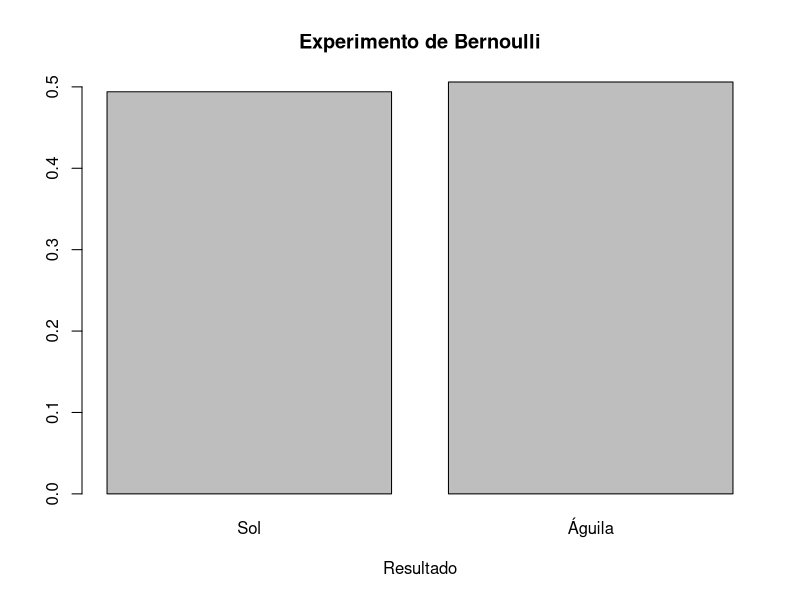
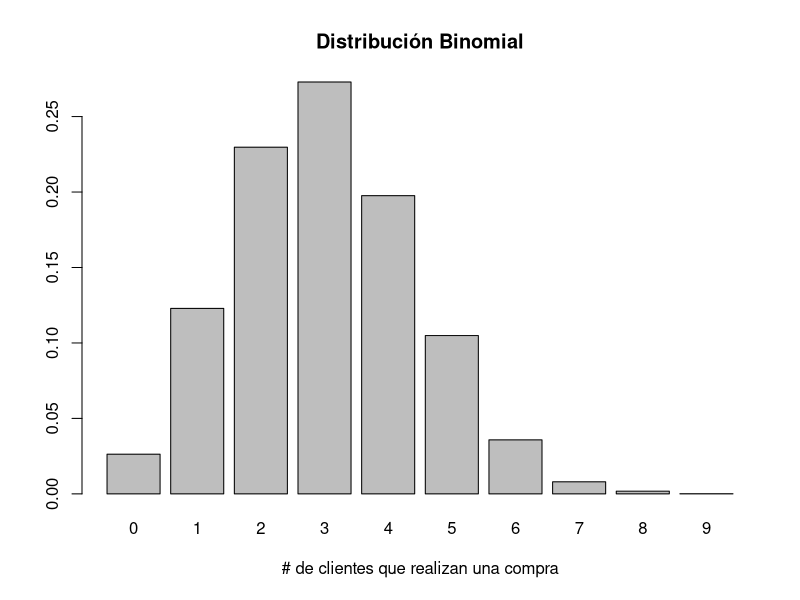
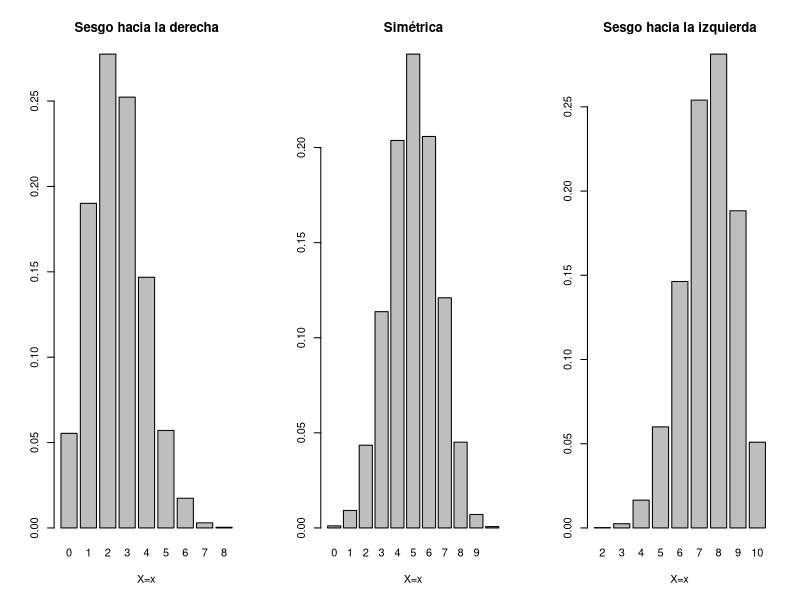
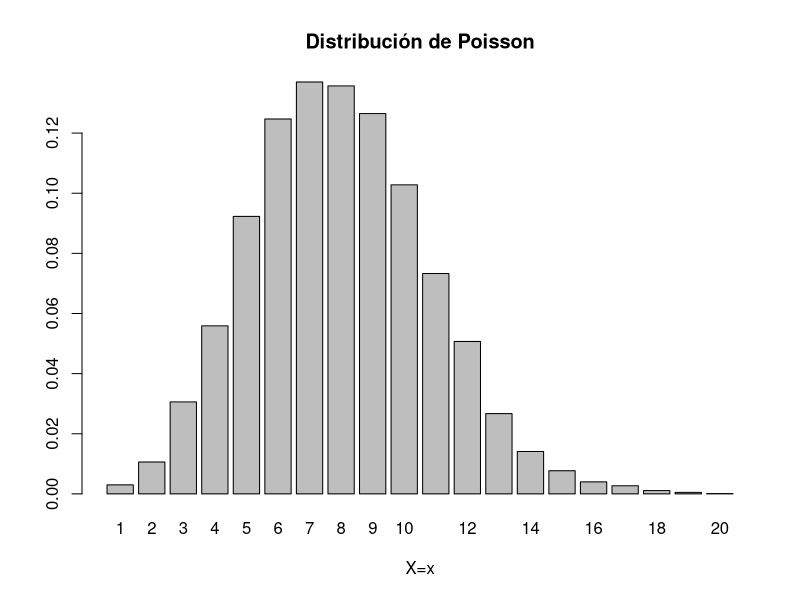
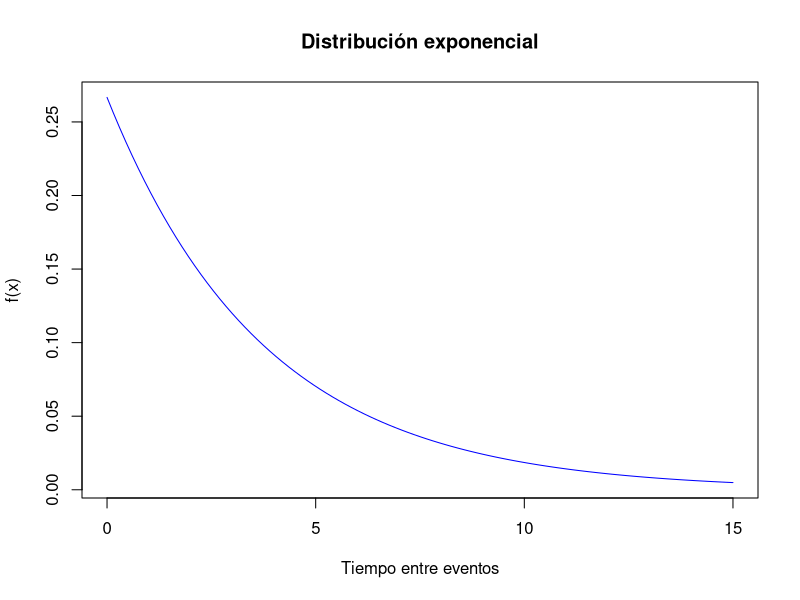
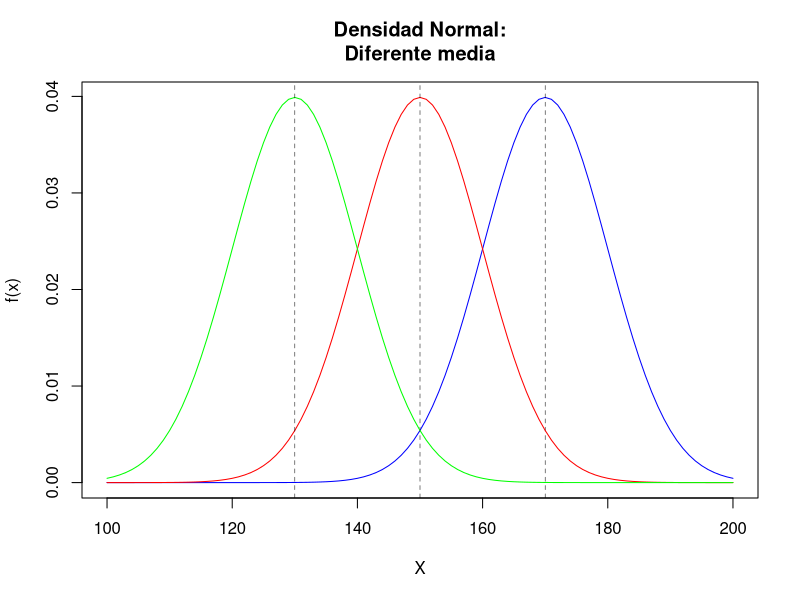
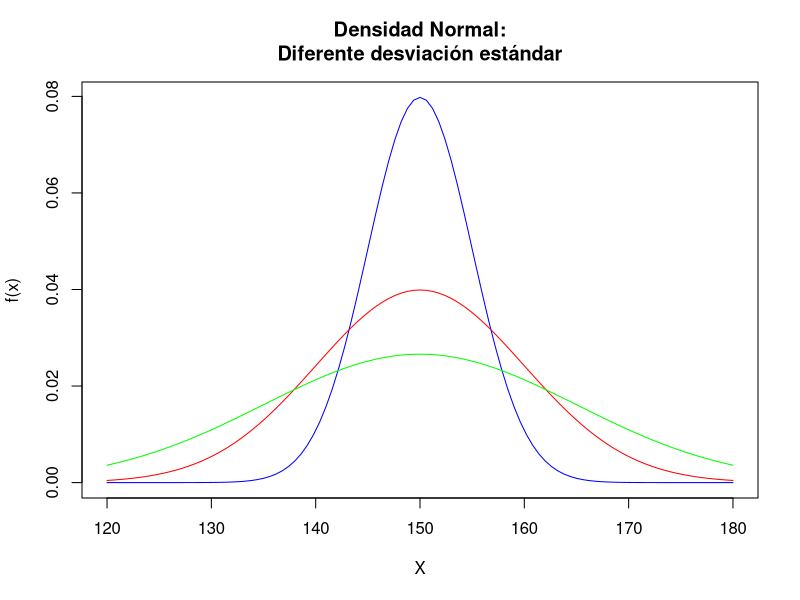
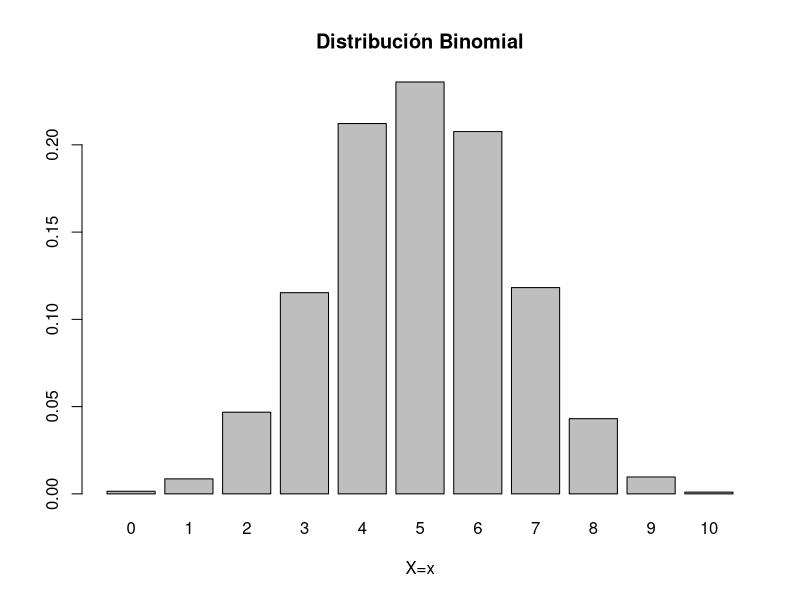

These figures' R source, in order:
############ SESIÓN 4: PROBABILIDAD Y FUNCIONES DE DISTRIBUCIÓN  ##############
###############################################################################
set.seed(2022)

#dbinom, masa de probabilidad, x igual a valor... x = X
#pbinom, probabilidad acumulada... 0 < X
#rbinom, numeros aleatorios de la distribución

## EJEMPLO 01: ENSAYO DE BERNOULLI Y DISTRIBUCIÓN BINOMIAL
"Un ensayo de Bernoulli es un experimento aleatorio en el que sólo se pueden 
obtener dos resultados: éxito o fracaso. La variable aleatoria X de este experimento 
tiene probabilidad p de resultar en éxito.

Pensemos en el caso simple de lanzar una moneda justa al aire:"

sample(c("Aguila", "Sol"), size = 10, prob = c(0.5, 0.5), replace = TRUE) #replace para mostrar más de un resultado

"Si repetimos el experimento de Bernoulli un número considerado de veces y registramos 
las veces que el experimento resultó en éxito como 1 y en fracaso como 0, podemos 
obtener gráficamente la distribución de la variable aleatoria.

Entre más grande sea el número de experimentos que realizamos, más nos acercamos 
a la distribución real de la variable aleatoria"

n <- 1000
p <- 0.5
count = c()
for (i in seq(n)) {
  x <- sample(c("Águila", "Sol"), size = 1, prob = c(p, 1-p))
  if (x == "Águila") {
    count[i] = 1
  }
  else
    count[i] = 0
  
}

barplot(table(count)/length(count), 
        main = "Experimento de Bernoulli", 
        xlab = "Resultado",
        names = c("Sol", "Águila"))

"Para un experimento de Bernoulli tenemos que:
    - E[X] = p #Probabilidad esperada
    - SD[X] = sqrt(p*(1-p)) #Desviación estandar
Esto podemos comprobarlo con las funciones descriptivas que hemos visto:"

mean(count)
sd(count)

"Si nos decidimos a repetir n veces un experimento de Bernoulli y definimos la 
variable aleatoria X como el número de éxitos en n experimentos de Bernoulli, 
entonces X~Binomial(n,p).

Por ejemplo: Un cliente tiene una probabilidad de 0.3 de realizar una compra en 
nuestra tienda. Si al día tenemos 10 clientes, ¿cuál es la probabilidad de que 
exactamente 0, 2, 4 y 10 de ellos realizan una compra?"

#dbinom, función de masa de probabilidad

dbinom(x = 0, size = 10, prob = 0.3)
dbinom(x = 2, size = 10, prob = 0.3)
dbinom(x = 4, size = 10, prob = 0.3)
dbinom(x = 6, size = 10, prob = 0.3)
dbinom(x = 8, size = 10, prob = 0.3)
dbinom(x = 10, size = 10, prob = 0.3)

"Como podemos observar, la probabilidad va incrementando y posteriormente disminuye. 
Esto nos da una idea de la cómo se comporta la distribución del número de clientes 
que realizan una compra por día. Veamos ahora la distribución real de X:"

binom <- rbinom(n = 10000, size = 10, prob = 0.3)

barplot(table(binom)/length(binom),
        main = "Distribución Binomial", 
        xlab = "# de clientes que realizan una compra")

"¿Cuál es la probabilidad de que menos de 4 clientes realicen una compra? Para ello 
podríamos sumar todas las probabilidades desde x = 0 hasta x = 3, pero existe otra forma 
más fácil con la función de distribución acumulada:"
dbinom(x = 0, size = 10, prob = 0.3) +
  dbinom(x = 1, size = 10, prob = 0.3) +
  dbinom(x = 2, size = 10, prob = 0.3) +
  dbinom(x = 3, size = 10, prob = 0.3)


#pbinom, probabilidad acumulada
pbinom(q = 3, size = 10, prob = 0.3, lower.tail = TRUE) #P(X <= x), lower.tail TRUE valores de 0 a 3, FALSE valores de 4 a 10, q = cuantil

"¿Cuál es la probabilidad de que más de 5 clientes realicen una compra?"
dbinom(x = 6, size = 10, prob = 0.3) +
  dbinom(x = 7, size = 10, prob = 0.3) +
  dbinom(x = 8, size = 10, prob = 0.3) +
  dbinom(x = 9, size = 10, prob = 0.3) +
  dbinom(x = 10, size = 10, prob = 0.3)

pbinom(q = 5, size = 10, prob = 0.3, lower.tail = FALSE) #P(X > x)
1 - pbinom(q = 5, size = 10, prob = 0.3, lower.tail = TRUE)

"Para una distribución binomial tenemos que:
    - E[X] = size*p
    - SD[X] = sqrt(size*p*(1-p))
Esto podemos comprobarlo con las funciones descriptivas que hemos visto:"

mean(binom)
sd(binom)


"Como pudiste darte cuenta en la gráfica de distribución de nuestra variable aleatoria,
esta está sesgada hacia la derecha. El sesgo de la distribución depende del parámetro p"
{par(mfrow=c(1,3)) #dividir en filas y cols el campo de los plots (graficas)
  binom.der <- rbinom(n = 10000, size = 10, prob = 0.25)
  barplot(table(binom.der)/length(binom.der),
          main = "Sesgo hacia la derecha", 
          xlab = "X=x")
  binom.sim <- rbinom(n = 10000, size = 10, prob = 0.5)
  barplot(table(binom.sim)/length(binom.sim),
          main = "Simétrica", 
          xlab = "X=x")
  binom.izq <- rbinom(n = 10000, size = 10, prob = 0.75)
  barplot(table(binom.izq)/length(binom.izq),
          main = "Sesgo hacia la izquierda", 
          xlab = "X=x")}
dev.off()


## EJEMPLO 02: DISTRIBUCIÓN DE POISSON Y EXPONENCIAL
"Si X es una variable aleatoria tal que X representa el número de eventos que ocurren
en un periodo de tiempo fijo, entonces `X~Poisson(lambda), donde lambda es el número
promedio de eventos en un intervalo de tiempo.

Por ejemplo, un ECommerce registra, en promedio, 8 órdenes de compra cada 30 minutos.
¿Cuál es la probabilidad de que se registren 12 órdenes de compra en los siguientes 30 minutos?"
dpois(x = 12, lambda = 8)#distribución de poisson


"Cuál es la probabilidad de que se registren entre 4 y 9 órdenes de compra en los siguientes 30 minutos?"
dpois(x = 9, lambda = 8) - dpois(x = 4, lambda = 8)


"Cuál es la probabilidad de que se registren menos de 5 órdenes de compra en los siguientes 30 minutos?"
ppois(q = 4, lambda = 8, lower.tail = TRUE)#poisson acumulada


"Para nuestro ejemplo, la distribución de la variable aleatoria tiene la siguiente forma:"
poisson <- rpois(n = 10000, lambda = 8)
barplot(table(poisson)/length(poisson),
        main = "Distribución de Poisson", 
        xlab = "X=x")


"Para una distribución de Possion tenemos que:
  E[X] = lambda
  SD[X] = sqrt(lambda)
Esto podemos comprobarlo con las funciones descriptivas que hemos visto:"
mean(poisson)
sd(poisson)


"Relacionada a la distribución de Possion, está la distribución exponencial, la cual modela la probabilidad
del tiempo entre eventos de Poisson. Como el tiempo es una variable aleatoria continua, la distribución
exponencial pertence a la familia de funciones de distribución continuas.

Esta distribución toma un sólo parámetro, el número de eventos de Possion por unidad de tiempo.
Con nuestro ejemplo anterior, sabemos que, en promedio, se realizan 0.2667 órdenes de compra por minuto."
rate.exp <- 8/30
rate.exp


"¿Cuál es la probabilidad de que tengan que pasar menos de 5 minutos hasta que se realice la siguiente orden de compra?"
pexp(q = 4, rate = rate.exp)


"Para nuestro ejemplo, la distribución de la variable aleatoria tiene la siguiente forma:"
curve(dexp(x, rate =rate.exp), from=0, to=15, 
      col='blue', main = "Distribución exponencial",
      ylab = "f(x)", xlab = "Tiempo entre eventos")


"Para una distribución de exponencial tenemos que:
  E[X] = 1/lambda
  SD[X] = sqrt(1/lambda^2)
Esto podemos comprobarlo con las funciones descriptivas que hemos visto:"
expon <- rexp(n = 1000, rate = rate.exp)
mean(expon)
sd(expon)



## EJEMPLO 03: DISTRIBUCIÓN NORMAL, NORMAL ESTÁNDAR Y VALORES Z
### Aproximación de la distribución normal a la binomial
"La distribución normal tiene un papel fundamental en muchas áreas de estudio, ya que, 
de forma natural muchas variables siguen o pueden aproximarse a esta distribución.

Algunos puntos importantes de esta distribución son:
    - Tiene dos parámetros: X~N(Media, SD)
    - Es simétrica y con forma de campana"
{
  curve(dnorm(x, mean = 170, sd = 10), from = 100, to = 200, 
        col='blue', main = "Densidad Normal:\nDiferente media",
        ylab = "f(x)", xlab = "X")
  abline(v = 170, lwd = 0.5, lty = 2)
  
  curve(dnorm(x, mean = 150, sd = 10), from = 100, to = 200, 
        col='red', add = TRUE)
  abline(v = 150, lwd = 0.5, lty = 2)
  
  curve(dnorm(x, mean = 130, sd = 10), from = 100, to = 200, 
        col='green', add = TRUE)
  abline(v = 130, lwd = 0.5, lty = 2)
}

{
  curve(dnorm(x, mean = 150, sd = 5), from = 120, to = 180, 
        col='blue', main = "Densidad Normal:\nDiferente desviación estándar",
        ylab = "f(x)", xlab = "X") #leptocurtica
  
  curve(dnorm(x, mean = 150, sd = 10), from = 120, to = 180, 
        col='red', add = TRUE) #mesocurtica
  
  curve(dnorm(x, mean = 150, sd = 15), from = 120, to = 180, 
        col='green', add = TRUE) #platocurtica
}

"La distribución binomial puede aproximarse a la distribución normal cuando p es 
aproximadamente 0.5 y la muestra es >= 10"
binom.aprox <- rbinom(n = 10000, size = 10, prob = 0.5)
(binom.mean <- mean(binom.aprox))
(binom.sd <- sd(binom.aprox))

barplot(table(binom.aprox)/length(binom.aprox),
        main = "Distribución Binomial", 
        xlab = "X=x")
curve(dnorm(x, mean = binom.mean, sd = binom.sd), from=0, to=10, 
      col='blue', main = "Densidad de Probabilidad Normal",
      ylab = "f(x)", xlab = "X")

"Ahora vamos a demostrar que la aproximación es buena, calculando el promedio y la 
desviación estándar"
normal.binom <- rnorm(n = 10000, mean = binom.mean, sd = binom.sd)
(mean(normal.binom))
(sd(normal.binom))


### Distribución normal
"La distribución normal es una distribución para variables aleatorias continuas, 
por lo que, a diferencia de las distribuciones para variables discretas, la 
probabilidad sólo puede calcularse para intervalos de valores.

Por ejemplo: dada la siguiente variable aleatoria normalmente distribuida:"
mean <- 175
sd <- 6
x <- seq(-4, 4, 0.01)*sd + mean
y <- dnorm(x, mean = mean, sd = sd) 

plot(x, y, type = "l", xlab = "X", ylab = "f(x)",
     main = "Densidad de Probabilidad Normal", 
     sub = expression(paste(mu == 175, " y ", sigma == 6)))

integrate(dnorm, lower = x[1], upper = x[length(x)], mean=mean, sd = sd)

"Calcula P(X <= 180):"
pnorm(180,mean,sd)

par(mfrow = c(2, 2))
plot(x, y, type = "l", xlab = "", ylab = "")
title(main = "Densidad de Probabilidad Normal", sub = expression(paste(mu == 175, " y ", sigma == 6))) #mu=mean, sigma = sd

polygon(c(min(x), x[x<=180], 180), c(0, y[x<=180], 0), col="red")

"Calcula P(X <= 165):"
pnorm(165,mean,sd)

plot(x, y, type = "l", xlab = "", ylab = "")
title(main = "Densidad de Probabilidad Normal", sub = expression(paste(mu == 175, " y ", sigma == 6)))

polygon(c(min(x), x[x<=165], 165), c(0, y[x<=165], 0), col="yellow")

"Calcula P(165 <= X <= 180):"
pnorm(180,mean,sd) - pnorm(165,mean,sd)

plot(x, y, type = "l", xlab="", ylab="")
title(main = "Densidad de Probabilidad Normal", sub = expression(paste(mu == 175, " y ", sigma == 6)))

polygon(c(165, x[x>=165 & x<=180], 180), c(0, y[x>=165 & x<=180], 0), col="green")

"Calcula P(X >= 182):"
pnorm(181,mean,sd,FALSE)

plot(x, y, type = "l", xlab="", ylab="", xlim = c(150, 200))
title(main = "Densidad de Probabilidad Normal", sub = expression(paste(mu == 175, " y ", sigma == 6)))

polygon(c(182, x[x>=182], max(x)), c(0, y[x>=182], 0), col="blue")

dev.off()

"Como con cualquier otra distribución, también podemos calcular los cuantiles de la 
distribución, es decir podemos encontrar el valor b, tal que P(X <= b) = 0.75:"
b <- qnorm(p = 0.75, mean = mean, sd = sd)
b

"Podemos combrar el resultaso anterior calculando P(X <= 179.0469):"
pnorm(179.0469, mean, sd)

### Distribución normal estándar y valores Z
"La distribución normal estándar es un caso especial de la distribución normal 
con media 0 y desviación estándar 1: Z ~ N(0,1). Esta distribución es de particular 
interés ya que todas las variables aleatorias X ~ N(Media, SD) pueden transformarse a
Z, lo cual nos permite poder comparar variables normalmente distribuídas entre sí.

Para pasar de X a Z, es necesario 'estandarizar' la variable X de la siguiente forma:
Z = (X - media)/ SD

Por ejemplo: Sea X ~ N(120, 85). Calcula la probabilidad de que X sea menor a 100"
pnorm(q = 100, mean = 120, sd = 85)

"Estandarizando tenemos que Z ~ N(0,1), y el valor estandarizado de 100 es"
z <- (100 - 120) / 85
z

"Por lo tanto, la probabilidad de que Z sea menor a -0.2352941 es"
pnorm(z)
